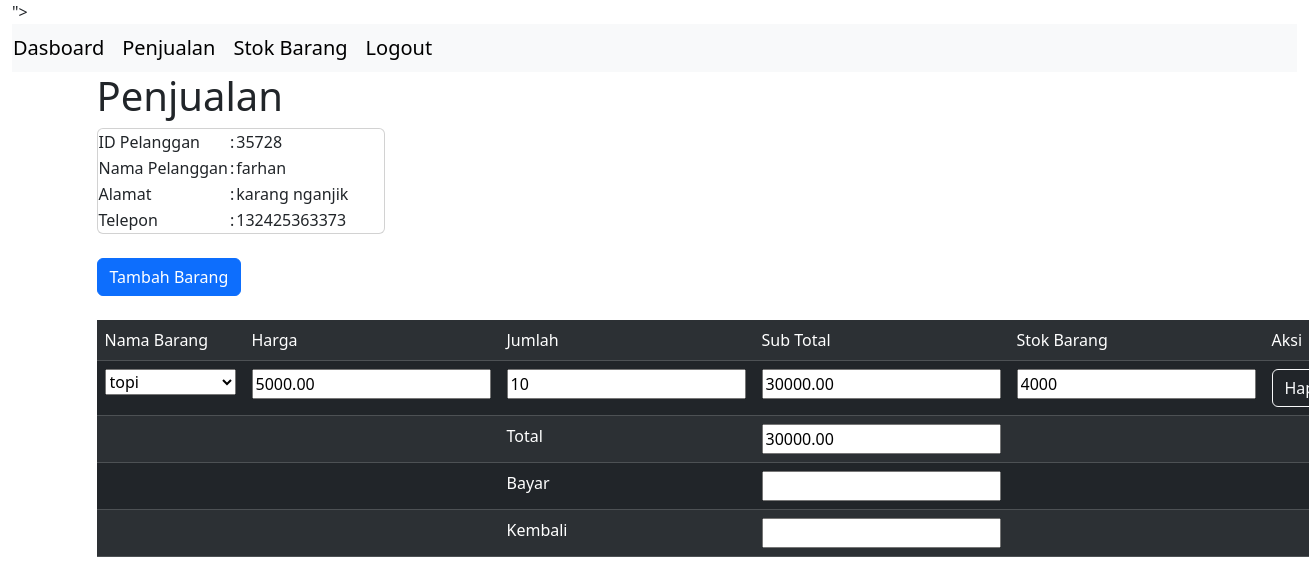
/petugas/v_detail_penjualan.php?id_pelanggan=35728 (signed in), run on the app's committed database.
### tables this page shows
CREATE TABLE `tb_penjualan` (
  `id_penjualan` int(11) NOT NULL,
  `tgl_penjualan` date NOT NULL,
  `total` decimal(10,2) NOT NULL,
  `id_pelanggan` int(11) NOT NULL,
  `id_login` int(11) NOT NULL
);

CREATE TABLE `tb_pelanggan` (
  `id_pelanggan` int(11) NOT NULL,
  `nama_pelanggan` varchar(50) NOT NULL,
  `alamat_pelanggan` text NOT NULL,
  `telepon_pelanggan` varchar(20) NOT NULL
);

CREATE TABLE `tb_detail_penjualan` (
  `id_detail_penjualan` int(11) NOT NULL,
  `id_penjualan` int(11) NOT NULL,
  `id_barang` int(11) NOT NULL,
  `jumlah_barang` int(11) NOT NULL,
  `sub_total` decimal(10,2) NOT NULL
);

CREATE TABLE `tb_barang` (
  `id_barang` int(11) NOT NULL,
  `nama_barang` varchar(255) NOT NULL,
  `stok_barang` int(11) NOT NULL,
  `harga_barang` decimal(10,2) NOT NULL
);

### petugas/v_detail_penjualan.php (the view, shortened to what this page needs)
<!DOCTYPE html>
<html lang="en">
<head>
</head>
<body>
  <?php include "navbar.php" ?>
  <div class="container">
    <h1>Penjualan</h1>
    <?php
    include "../config.php";
    $id_pelanggan = $_GET['id_pelanggan'];
    $sql = mysqli_query($koneksi, "SELECT * FROM tb_pelanggan INNER JOIN tb_penjualan ON tb_pelanggan.id_pelanggan = tb_penjualan.id_pelanggan");
    foreach ($sql as $pelanggan) {
      if ($pelanggan['id_pelanggan'] == $id_pelanggan) {
    ?>
        <table class="card" style="width: 18rem;">
          <tr>
            <td>ID Pelanggan</td>
            <td>:</td>
            <td><?= $pelanggan['id_pelanggan']  ?></td>
          </tr>
          <tr>
            <td>Nama Pelanggan</td>
            <td>:</td>
            <td><?= $pelanggan['nama_pelanggan'] ?></td>
          </tr>
          <tr>
            <td>Alamat</td>
            <td>:</td>
            <td><?= $pelanggan['alamat_pelanggan'] ?></td>
          </tr>
          <tr>
            <td>Telepon</td>
            <td>:</td>
            <td><?= $pelanggan['telepon_pelanggan'] ?></td>
          </tr>
        </table>
        <br>
        <form action="m_beli_barang.php" method="post">
          <input type="submit" value="Tambah Barang" class="btn btn-primary">
        </form>
        <br>
        <table class="table table-dark table-striped">
          <tr>
            <td>Nama Barang</td>
            <td>Harga</td>
            <td>Jumlah</td>
            <td>Sub Total</td>
            <td>Stok Barang</td>
            <td colspan="2">Aksi</td>
          </tr>
          <?php
          $data = mysqli_query($koneksi, "SELECT * FROM tb_detail_penjualan");
          $dataBarang = mysqli_query($koneksi, "SELECT * FROM tb_barang");
          foreach ($data as $detail) {
            if ($detail['id_penjualan'] == $pelanggan['id_penjualan']) {
              foreach ($dataBarang as $barang) {
                if ($barang['id_barang'] == $detail['id_barang']) {
                  $harga_barang =  $barang['harga_barang'];
                  $stok_barang = $barang['stok_barang'];
                }
              }
          ?>
              <tr>
                <td>
                  <form action="m_update_barang_detail.php" method="post">
                    <select name="id_barang" id="" onchange="this.form.submit()">
                      <?php
                      foreach ($dataBarang as $barang) {
                      ?> <option value="<?= $barang['id_barang'] ?>" <?php if ($barang['id_barang'] == $detail['id_barang']) echo "selected"; ?>><?= $barang['nama_barang'] ?></option>
                      <?php } ?>
                    </select>
                  </form>
                </td>
                <form action="m_hitung_sub_total.php" method="post">
                  <td>
                    <input type="text" name="harga_barang" id="" value="<?= $harga_barang ?>" readonly>
                  </td>
                  <td><input type="number" name="jumlah_barang" value="<?= $detail['jumlah_barang'] ?>" tabindex="1" onchange="this.form.submit()"></td>
                  <td>
                    <input type="text" name="sub_total" id="" value="<?= $detail['sub_total'] ?>" readonly>
                  </td>
                  <td>
                    <input type="text" name="stok_barang" value="<?= $stok_barang ?>" readonly>
                  </td>
                </form>
                <td>
                  <form action="m_hapus_detail_barang.php" method="post">
                    <input type="submit" value="Hapus" class="btn btn-outline-light">
                  </form>
                </td>
              </tr>
          <?php   }
          }
          ?>
          <form action="m_hitung_total.php" method="post">
            <tr>
              <?php
              $hitung = mysqli_query($koneksi, "SELECT SUM(sub_total) AS Total FROM tb_detail_penjualan WHERE id_penjualan='$pelanggan[id_penjualan]'");
              $total = mysqli_fetch_assoc($hitung);
              ?>
              <td colspan="2"></td>
              <td>Total</td>
              <td><input type="number" name="total" id="total"  value="<?= $total['Total'] ?>" readonly></td>
              <td colspan="2"></td>
            </tr>
            <tr>
              <td colspan="2"></td>
              <td>Bayar</td>
              <td><input type="number" name="bayar" id="bayar" onchange="this.form.submit()" tabindex="2"></td>
              <td colspan="2"></td>
            </tr>
            <tr>
              <td colspan="2"></td>
              <td>Kembali</td>
              <td><input type="number" name="kembali" id="" value="<?php if (isset($_GET['kembali'])) {
                                                                      echo    $kembali = $_GET['kembali'];
                                                                    } ?>" readonly></td>
              <td colspan="2"></td>
            </tr>
          </form>
        </table>
    <?php }
    } ?>
  </div>
</body>
</html>

### data on the page
tb_penjualan: id_pelanggan "35728", id_pelanggan.nama_pelanggan "farhan", id_pelanggan.alamat_pelanggan "karang nganjik", id_pelanggan.telepon_pelanggan "132425363373", total "30000.00"
tb_detail_penjualan: id_barang "topi", harga_barang "5000.00", jumlah_barang "10", sub_total "30000.00", stok_barang "4000"
